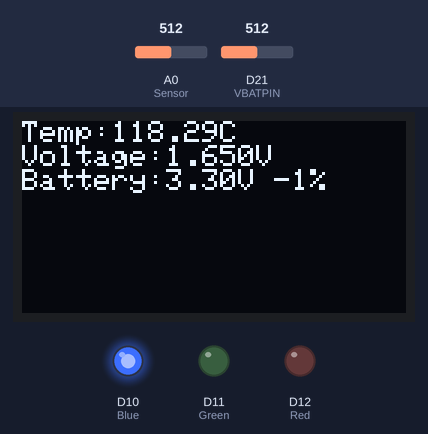
The sketch below on a simulated Arduino Zero (SAMD21). Shown: 128×64 one-colour display, output pins drawn as LEDs (lit = HIGH). Inputs (shaded band) come from the test bench; at power-on: A0 (Sensor) = 512, D21 (VBATPIN) = 512 (analog values on the 0–1023 scale).

Above: at 3.1 s.
3.2 s: A0 (Sensor) set to 292
At 5.6 s:
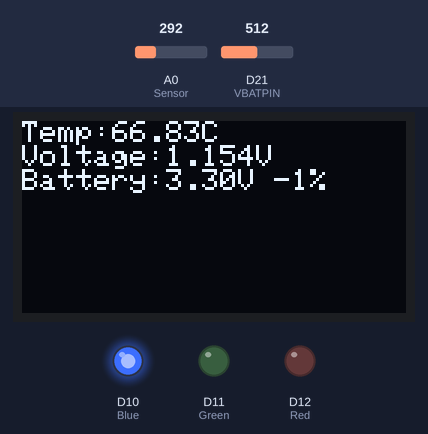
9.1 s: A0 (Sensor) set to 259
At 13.1 s:
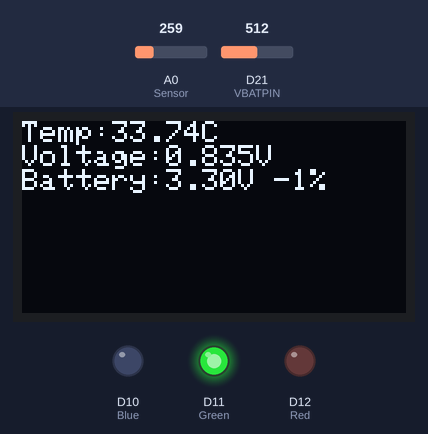
14.1 s: A0 (Sensor) set to 224
At 16.0 s:
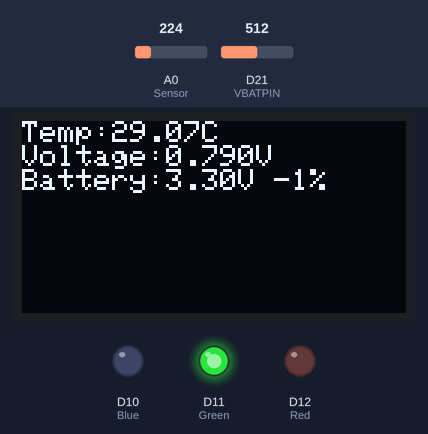
19.2 s: A0 (Sensor) set to 201
At 20.5 s:
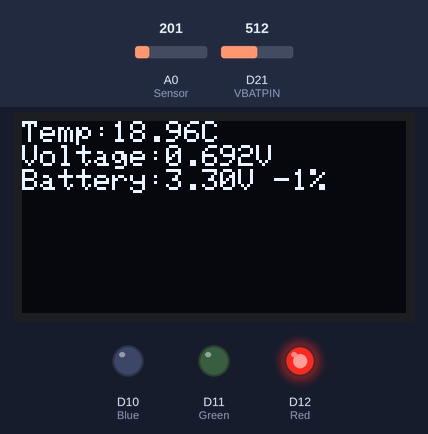
24.2 s: D21 (VBATPIN) set to 716
At 26.3 s:
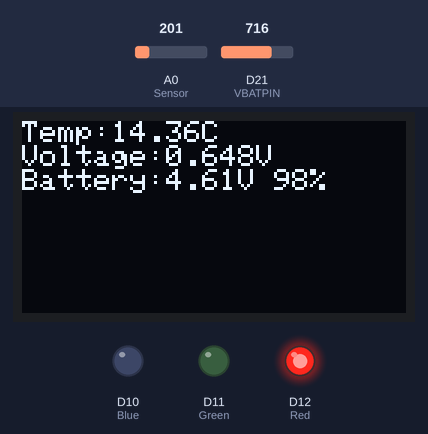
26.7 s: D21 (VBATPIN) set to 900
At 29.2 s:
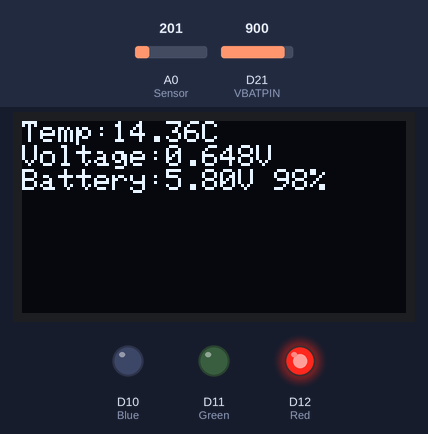
Timing chart, 0 to 30.3 s (numbered marks = the images above; inputs shaded):
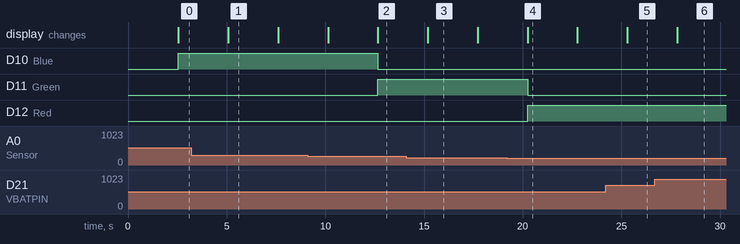

Measured:
- the behaviour switches between 278 and 277 on A0 (Sensor) (found by bisection; images 1 and 2)
- the behaviour switches between 218 and 217 on A0 (Sensor) (found by bisection; images 3 and 4)
- after the input at 3.2 s, the display: changes after 1.9 s (image 1)
- after the input at 9.1 s, D10 (Blue): HIGH → LOW after 3.6 s; D11 (Green): LOW → HIGH after 3.6 s; the display: first changes after 1.0 s (image 2 shows a later state)
- after the input at 14.1 s, the display: changes after 1.1 s (image 3)
- after the input at 19.2 s, D11 (Green): HIGH → LOW after 1.0 s; D12 (Red): LOW → HIGH after 1.0 s; the display: changes after 1.0 s (image 4)
- after the input at 24.2 s, the display: changes after 1.1 s (image 5)
- after the input at 26.7 s, the display: changes after 1.1 s (image 6)

The sketch:

Code.ino
```cpp
#include <SPI.h>
#include <Wire.h>
#include <Adafruit_GFX.h>
#include <Adafruit_SSD1306.h>

#define VBATPIN A7

int OLED_RESET = 4;
Adafruit_SSD1306 display(OLED_RESET);

//Set up variables
int readings = 0;
float temperature = 0;
int measurements = 10;
float voltage = 0;
float percent = 0;

void setup() {
  // Configure IO
  pinMode(A0, INPUT); //Sensor
  pinMode(12, OUTPUT); //Red
  pinMode(11, OUTPUT); //Green
  pinMode(10, OUTPUT); //Blue

  display.begin(SSD1306_SWITCHCAPVCC, 0x3C); // initialize OLED with the I2C addr 0x3C
  display.setTextSize(1); // Set the text size
  display.setTextColor(WHITE); // Set the text color

}

void loop() {
  analogReadResolution(12); //Set analog resolution to 12 bits

  //Measurement frequency
  readings = 0; // Reset the analog readings to 0
  for(int i=0; i<measurements; i++){ // Make multiple measurements to take average from
    readings += analogRead(A0); // Read the temperature sensor output
    delay(250); // Four updates per second
  }
  //Read temperature
  voltage = (((readings/measurements) * 3.3)/4096); //Convert analog input to voltage (3.3v sensor power and 12 bit ADC (4096))
  temperature = (voltage * 103.68969949110382) - 52.802792274538916 ; // Convert the average voltage output to degrees Celsius

  //Battery Voltage
  float measuredvbat = analogRead(VBATPIN);
  measuredvbat *= 2;
  measuredvbat *= 3.3;
  measuredvbat /= 4096;

  //Battery Percentage
  percent = measuredvbat;
  percent /=3.71379625958605;
  percent = pow(percent, 41.4569168530159);
  percent +=1;
  percent = 97.5919878147075 - 99.19825118747457 / percent;

  //OLED Display Output
  display.clearDisplay(); // Clear the display
  display.setCursor(0,0); // Set the cursor at the beginning of the display
  display.print("Temp:"); // Append the unit
  display.print(temperature,2); // Print temperature with single decimal
  display.println("C"); // Append the unit
  display.print("Voltage:"); //Print text
  display.print(voltage,3); // Print voltage
  display.println("V"); // Append the unit
  display.print("Battery:"); //Print text
  display.print(measuredvbat,2); // Print bat
  display.print("V "); // Append the unit
  display.print(percent,0); // Print percent
  display.println("%"); // Append the unit
  display.display(); // Display the temperature and unit on the display
  //LEDS
  //Red
  if (temperature <= 20) {
    digitalWrite(12, HIGH);
    digitalWrite(11, LOW);
    digitalWrite(10, LOW);
  }
  //Green
  else if (20 < temperature && temperature <= 40) {
    digitalWrite(12, LOW);
    digitalWrite(11, HIGH);
    digitalWrite(10, LOW);
  }
  //Blue
  else if (temperature > 40) {
    digitalWrite(12, LOW);
    digitalWrite(11, LOW);
    digitalWrite(10, HIGH);
  }
  //Out of range
  else {
    digitalWrite(12, LOW);
    digitalWrite(11, LOW);
    digitalWrite(10, LOW);
  }
}
```
